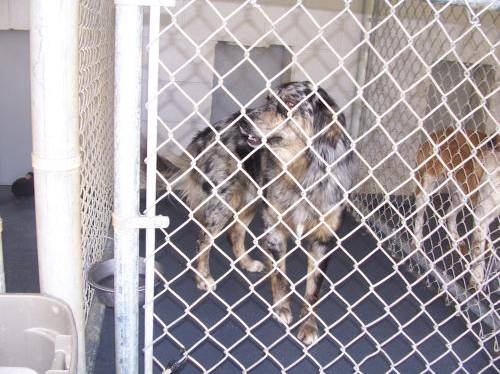
#> input picture ML Bootcamp/image_classification/Cat vs Dog Project/images/dog/dog.10072.jpg, 500 x 374 px; its folder holds only this picture in this run
$ jupyter execute --allow-errors cat_dog_LR.ipynb
#> lines starting #> are read from the running program, lines starting #| are printed output that depends on the picture
[cell 1]
import numpy as np
import pandas as pd
import matplotlib.pyplot as plt
import cv2
import os
from tqdm import tqdm
from sklearn.model_selection import train_test_split
from sklearn.linear_model import LogisticRegression

[cell 2]
dogs = "../images/dog"
cats = "../images/cat"

[cell 3]
def dog_data():
    data_dog = []
    for image in tqdm(os.listdir(dogs)):
        path = os.path.join(dogs, image)
        img = cv2.imread(path, cv2.IMREAD_GRAYSCALE)
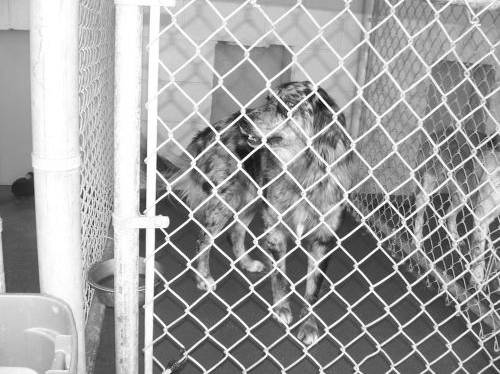
#> img: shape (374, 500); min 0, max 255, mean 160.2
        img = cv2.resize(img, (128, 128))
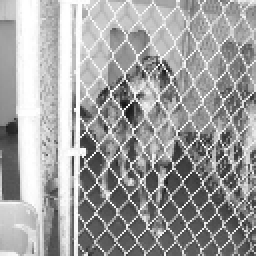
#> img: shape (128, 128) (shown 2 times larger); min 22, max 255, mean 160.2
        data_dog.append(img)
    return data_dog

[cell 4]
def cat_data():
    data_cat = []
    for image in tqdm(os.listdir(cats)):
        path = os.path.join(cats, image)
        img = cv2.imread(path, cv2.IMREAD_GRAYSCALE)
        img = cv2.resize(img, (128, 128))
        data_cat.append(np.array(img))
    return data_cat

[cell 5]
dog_data = dog_data()
#> dog_data = 1 item
#> (the rest of this cell did not finish here and is left out)

$ run again, on ML Bootcamp/image_classification/Cat vs Dog Project/images/dog/dog.10767.jpg
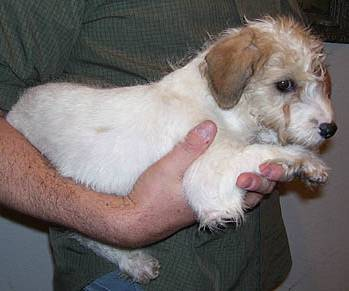
#> input picture ML Bootcamp/image_classification/Cat vs Dog Project/images/dog/dog.10767.jpg, 349 x 291 px
#> in dog_data, `img = cv2.imread(path, cv2.IMREAD_GRAYSCALE)`:
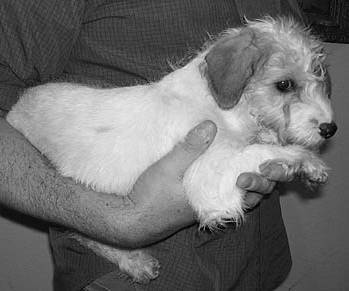
#> img: shape (291, 349); min 0, max 246, mean 111.1
#> in dog_data, `img = cv2.resize(img, (128, 128))`:
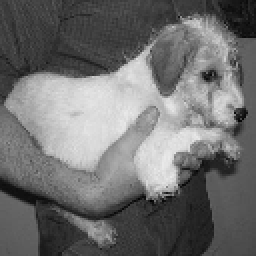
#> img: shape (128, 128) (shown 2 times larger); min 0, max 234, mean 111
#> dog_data = 1 item

$ run again, on ML Bootcamp/image_classification/Cat vs Dog Project/images/dog/dog.11229.jpg
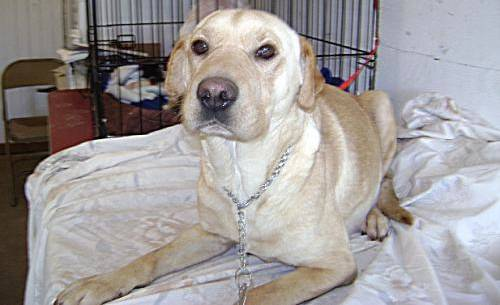
#> input picture ML Bootcamp/image_classification/Cat vs Dog Project/images/dog/dog.11229.jpg, 500 x 305 px
#> in dog_data, `img = cv2.imread(path, cv2.IMREAD_GRAYSCALE)`:
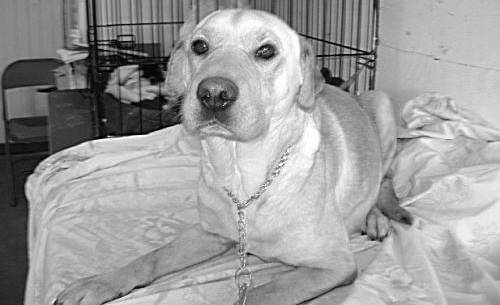
#> img: shape (305, 500); min 0, max 255, mean 156.8
#> in dog_data, `img = cv2.resize(img, (128, 128))`:
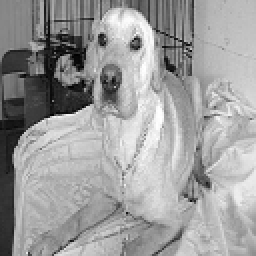
#> img: shape (128, 128) (shown 2 times larger); min 0, max 255, mean 156.7
#> dog_data = 1 item

$ run again, on ML Bootcamp/image_classification/Cat vs Dog Project/images/dog/dog.11499.jpg
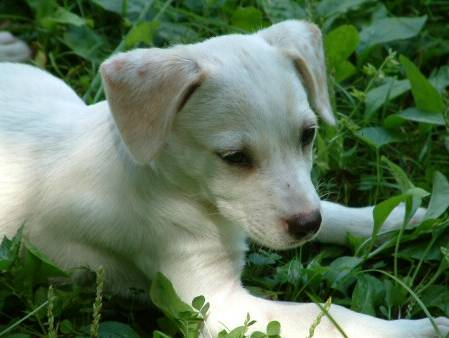
#> input picture ML Bootcamp/image_classification/Cat vs Dog Project/images/dog/dog.11499.jpg, 449 x 338 px
#> in dog_data, `img = cv2.imread(path, cv2.IMREAD_GRAYSCALE)`:
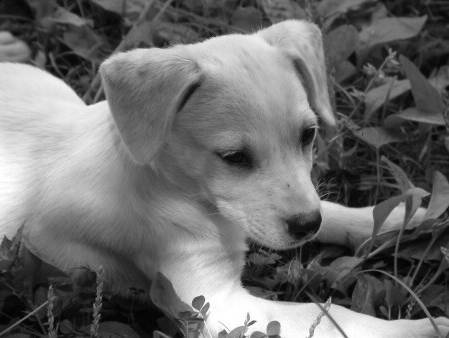
#> img: shape (338, 449); min 0, max 255, mean 107.9
#> in dog_data, `img = cv2.resize(img, (128, 128))`:
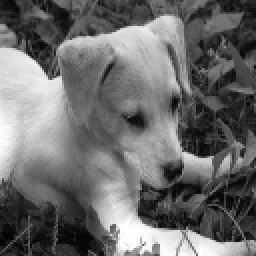
#> img: shape (128, 128) (shown 2 times larger); min 2, max 255, mean 107.7
#> dog_data = 1 item

$ run again, on ML Bootcamp/image_classification/Cat vs Dog Project/images/dog/dog.10143.jpg
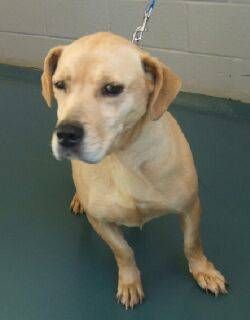
#> input picture ML Bootcamp/image_classification/Cat vs Dog Project/images/dog/dog.10143.jpg, 250 x 320 px
#> in dog_data, `img = cv2.imread(path, cv2.IMREAD_GRAYSCALE)`:
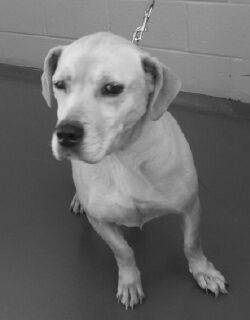
#> img: shape (320, 250); min 12, max 255, mean 107.5
#> in dog_data, `img = cv2.resize(img, (128, 128))`:
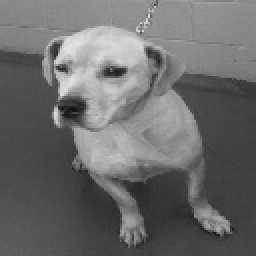
#> img: shape (128, 128) (shown 2 times larger); min 13, max 226, mean 107.4
#> dog_data = 1 item
